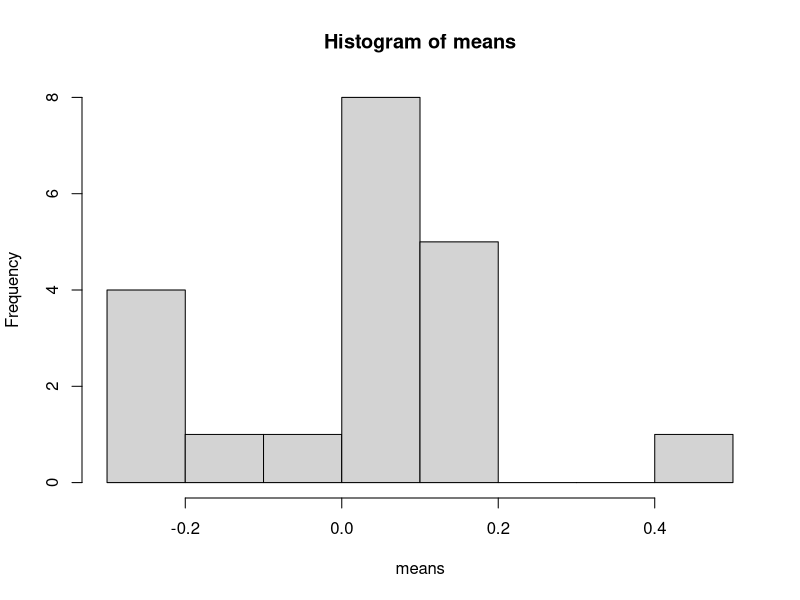
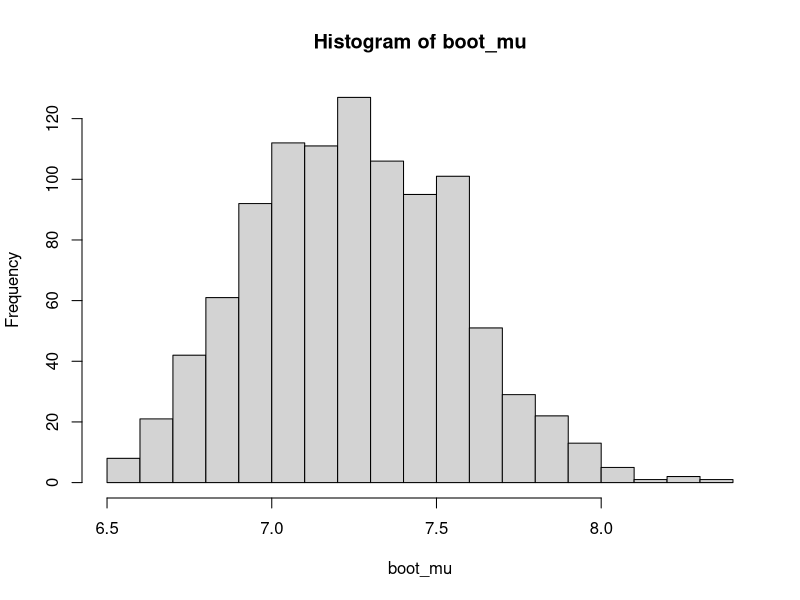
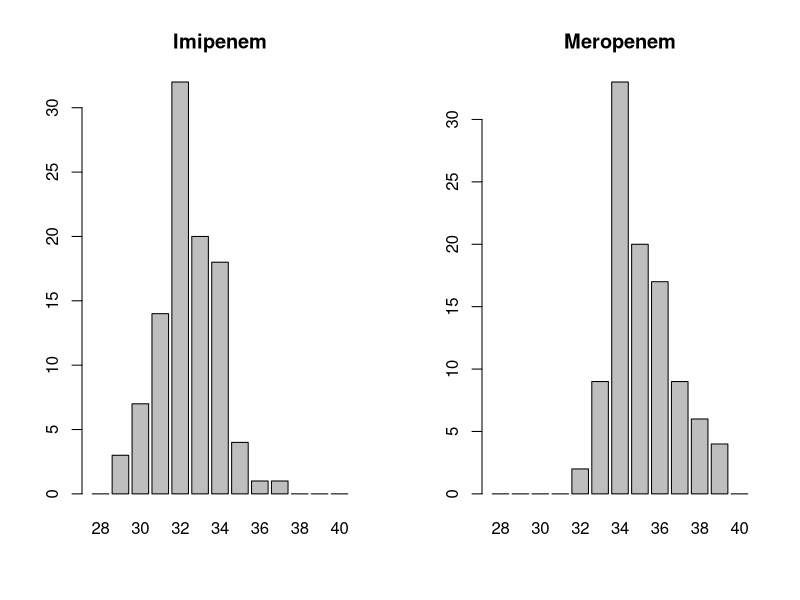
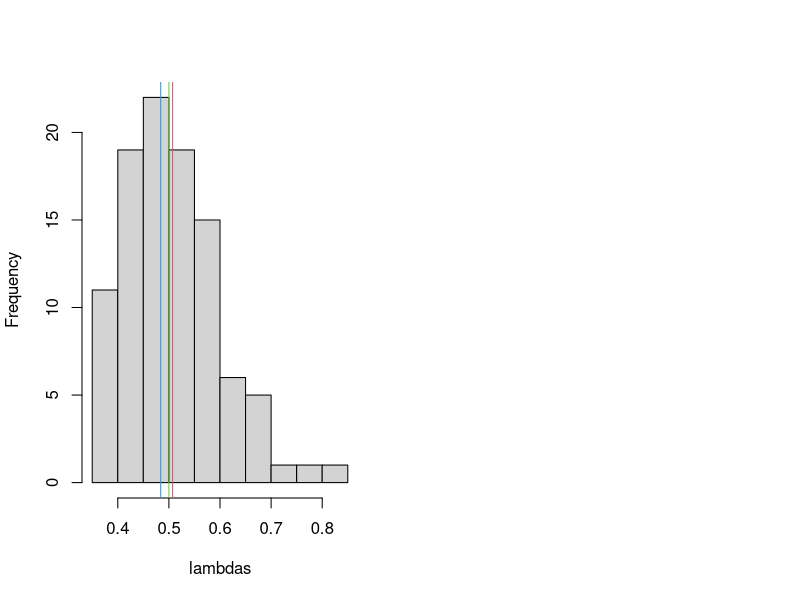
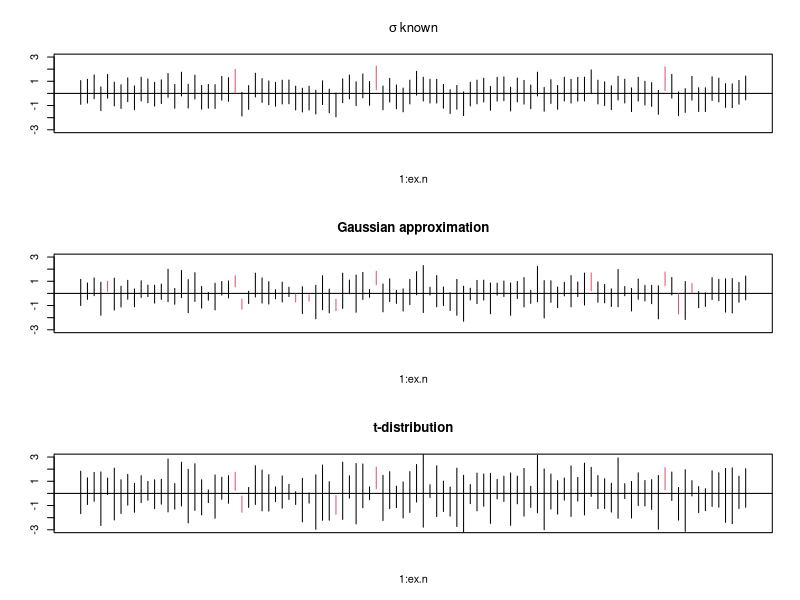

Write the R code that produced these figures, in order.
## ---- chunk 1
knitr::opts_chunk$set(echo = TRUE)
## ---- chunk 2
set.seed(5)
n <- 5

sigma2 <- function(x){
  return(sum((x - mean(x))^2)/n)
}

x <- matrix(rnorm(n*100000),nrow = 100000)
sigma2s <- apply(x,1,sigma2)
mean(sigma2s)
## ---- chunk 3
set.seed(5)
n <- 5

sigma2 <- function(x){
  return(sum((x - 0)^2)/n)
}

x <- matrix(rnorm(n*100000),nrow = 100000)
sigma2s <- apply(x,1,sigma2)
mean(sigma2s)
## ---- chunk 4
set.seed(5)
n <- 5

sigma2 <- function(x){
  return(sum((x - mean(x))^2)/(n-1))
}

x <- matrix(rnorm(n*100000),nrow = 100000)
sigma2s <- apply(x,1,sigma2)
mean(sigma2s)
## ---- chunk 5
mean.normal <- function(N){ #mean.normal is a name of the function,
  #which we will be able to run later. It takes one argument called N.
  samples <- rnorm(N)
  return(mean(samples))
}

my_mean <- mean.normal(5)
print(my_mean)
## ---- chunk 6
hist.mean.normal <- function(N,n){
  means <- numeric(0)
  for (i in c(1:n)){
    samples <- rnorm(N)
    means[i] <- mean(samples)
  }
  hist(means)
}

hist.mean.normal(50,20)
## ---- chunk 7
set.seed(10)
my_vector <- runif(n = 20, min = 0, max = 10)

my_index <- sample(x = c(1:10), size = 10, replace = FALSE)
my_index_replace <- sample(x = c(1:10), size = 10, replace = TRUE)

my_vector
my_index
my_vector[my_index] # the 10 random elements from the vector
my_vector[-my_index] # the remaining elements of the vector

which(my_vector>8)
my_vector[which(my_vector > 8)]
## ---- chunk 8

x <- c(6.7, 8.6, 7.9, 6.4, 7.3, 6.6)

# a) exact (using the t-distribution)
n <- length(x) 
ci_lower <- mean(x)-qt(0.975, n-1)*sd(x)/sqrt(n)
ci_upper <- mean(x)+qt(0.975, n-1)*sd(x)/sqrt(n)
#Or, equvalently to return lower and upper bound of a CI:
ci = mean(x) + c(-1, 1) * qt(0.975, n - 1) * sd(x)/sqrt(n)

# b) approximated (using the normal approximation) 
ci_approx_l <- mean(x)-qnorm(0.975)*sd(x)/sqrt(n)
ci_approx_u <- mean(x)+qnorm(0.975)*sd(x)/sqrt(n)
#or:
ci_approx <- mean(x) + c(-1, 1) * qnorm(0.975) * sd(x)/sqrt(n)
# c) bootstrapped. It is too small sample size for bootstrapping.
# Here just as an example how to compute the bootstrapping CI
N <- 1000
boot_mu <- numeric(N)
for (i in 1:N){
  boot_mu[i] <- mean(sample(x, 6, replace = TRUE))
}

ci_boot <- quantile(boot_mu, c(0.025, 0.975))
hist(boot_mu, breaks = 20)


## ---- chunk 9
par( mfcol=c(1,2)) 
diam <- 28:40    # diameters   
imi  <- c(0, 3, 7, 14, 32, 20, 18, 4, 1, 1, 0, 0 ,0)  # frequencies
mero <- c(0, 0, 0, 0,  2, 9, 33, 20, 17, 9, 6, 4, 0) 
barplot( imi,  names.arg=paste(diam), main="Imipenem")
barplot( mero, names.arg=paste(diam), main="Meropenem") 
imiDat <- rep(diam, imi)   # now a vector with the 100 diameters
c( mean(imiDat), sum( mero*diam)/100)  # means for both, then spread  
c( var( imiDat), sum( (imiDat-mean(imiDat))^2)/(length(imiDat)-1) )
c( sd( imiDat), sqrt( var( imiDat)))  
## ---- chunk 10
set.seed(14)            # we work reproducible
n <- 25                 # sample size
R <- 100                # number of estimates
lambda <- 1/2           # true value to estimate
samples <- matrix( rexp( n*R, rate=lambda), n, R)
lambdas <- 1/colMeans( samples)  # actual estimates
hist( lambdas, main='')          # unimodel, but not quite symmetric 
abline( v=c(lambda, mean(lambdas), median(lambdas)), col=c(3,2,4))
quantile(lambdas, probs=c(.05,.95))  
## ---- chunk 11
par( mfcol=c(3,1))
set.seed( 1)     # important to reconstruct the same CIs
ex.n <- 100      # 100 confidence intervals 
alpha <- .05     # 95\% confidence intervals
n <- 4           # sample size 
mu <- 0          # mean 
sigma <- 1       # standard deviation
sample <- matrix( rnorm( ex.n * n, mu, sigma), n, ex.n)  # sample used
yl <- mu + c( -6, 6)*sigma/sqrt(n)      # same y-axis for all 3 panels
ybar <- apply( sample, 2, mean)         # mean for each sample
# First panel: sigma known:
sigmaybar <- sigma/sqrt(n)
plot( 1:ex.n, 1:ex.n, type='n', ylim=yl, xaxt='n', ylab='', 
     main=bquote(sigma~known))
abline( h=mu)
for ( i in 1:ex.n){     # draw the individual CIs with appropriate color
  ci <- ybar[i] + sigmaybar * qnorm(c(alpha/2, 1-alpha/2))
  lines( c(i,i), ci, col=ifelse( ci[1]>mu|ci[2]<mu, 2, 1))
}
# Second panel: sigma unknown, normal approx:
sybar <- apply(sample, 2, sd)/sqrt(n)   # estimate the standard deviation
plot( 1:ex.n, 1:ex.n, type='n', ylim=yl, xaxt='n', ylab='',
     main=bquote("Gaussian approximation"))
abline( h=mu)
for ( i in 1:ex.n){   # similar but with individual standard deviation   
  ci <- ybar[i] + sybar[i] * qnorm(c(alpha/2, 1-alpha/2))
  lines( c(i,i), ci, col=ifelse( ci[1]>mu | ci[2]<mu, 2, 1))
}
# Third panel: sigma unknown, t-based:
plot(1:ex.n, 1:ex.n, type='n', ylim=yl, xaxt='n', ylab='',
     main='t-distribution')
abline( h=mu)
for ( i in 1:ex.n){  # similar but with t-quantile 
  ci <- ybar[i] + sybar[i] * qt(c(alpha/2, 1-alpha/2), n-1)
  lines( c(i,i), ci, col=ifelse( ci[1]>mu | ci[2]<mu, 2, 1))
}
